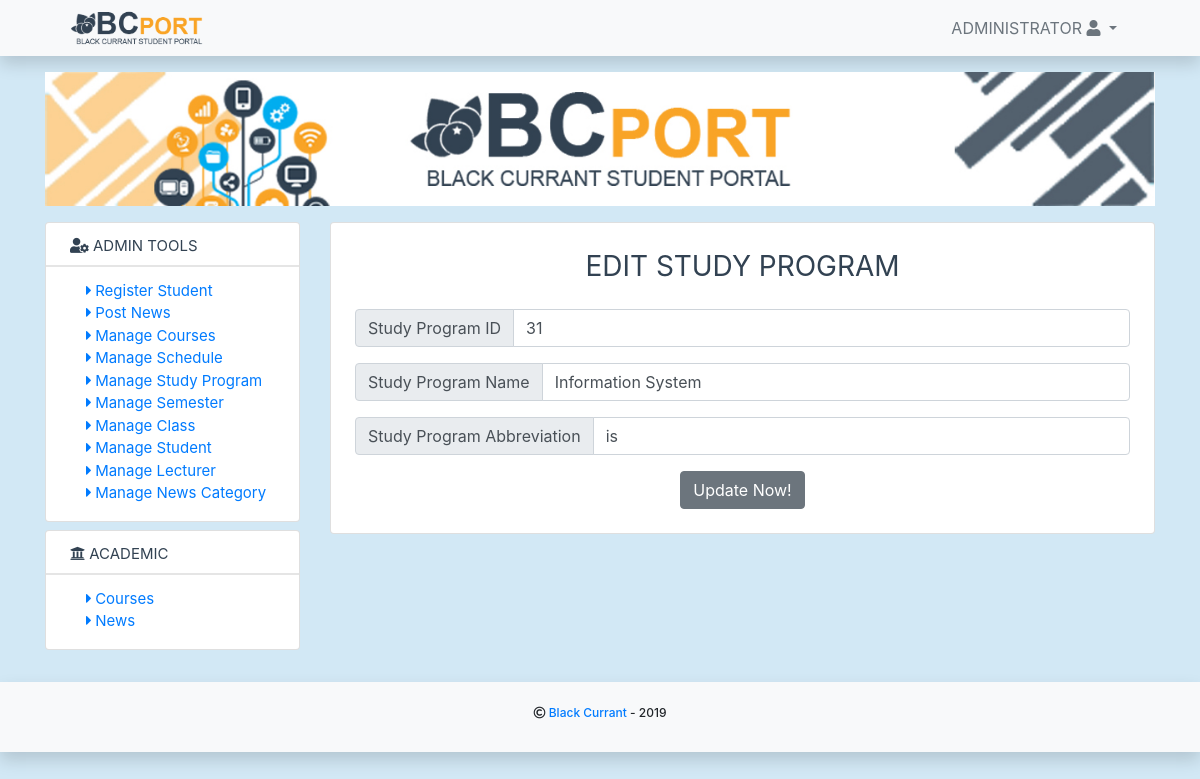
/index.php?page=editstudpro&id=1 (signed in), run on the app's committed database.
### tables this page shows
CREATE TABLE `tb_studyprogram` (
  `id` int(11) NOT NULL,
  `studyprogram_id` int(11) NOT NULL,
  `studyprogram` varchar(255) NOT NULL,
  `abbreviation` varchar(15) NOT NULL
);

### core/app/studyprogram.php (called while the page is built, shortened)
<?php
    function getStudyProgram($id) {
        global $connect;
        $sql = "SELECT * FROM tb_studyprogram WHERE id = '$id'";
        $query = $connect->query($sql);
        if ($query->num_rows > 0)
        {
            return $query;
        } else {
            return false;
        }
    }
?>

### pages/studyprogram/edit.php (the view, shortened to what this page needs)
<div class="text-center py-4 px-4">
	<h3 class="simple-text py-1">Edit Study Program</h3>
	<form action="" method="POST">
		<?php
			$id = $_GET['id'];
			$result = getStudyProgram($id);
			if ($result != false)
            {
              	while ($row = $result->fetch_assoc())
              	{
               		$studyprogram_id = $row['studyprogram_id'];
                	$studyprogram_name = $row['studyprogram'];
                	$abbr = $row['abbreviation'];
		 ?>
      	<div class="input-group mb-3">
        	<div class="input-group-prepend">
          		<label class="input-group-text" for="inputGroupSelect01">Study Program ID</label>
        	</div>
	    		<input type="text" class="form-control" name="studyprogram_id" placeholder="Enter Study Program ID" value="<?php echo $studyprogram_id; ?>">
      	</div>
      	<div class="input-group mb-3">
        	<div class="input-group-prepend">
          		<label class="input-group-text" for="inputGroupSelect01">Study Program Name</label>
        	</div>
	    		<input type="text" class="form-control" name="studyprogram_name" placeholder="Enter Study Program" value="<?php echo $studyprogram_name; ?>">
      	</div>
      	<div class="input-group mb-3">
        	<div class="input-group-prepend">
          		<label class="input-group-text" for="inputGroupSelect01">Study Program Abbreviation</label>
        	</div>
	    		<input type="text" class="form-control" name="abbr" placeholder="Enter Study Program Abbreviation" value="<?php echo $abbr; ?>">
      	</div>
		  	<?php
		  			}
		  		}
		  	 ?>
	  	<button type="submit" name="submit" class="btn btn-secondary">Update Now!</button>
	</form>
</div>

### assets/css/custom.css (style rules this page uses)
body { background-color: #d2e8f5; }
.simple-text { text-transform: uppercase; padding: 0.5rem 0; display: block; white-space: nowrap; color: #324252; text-decoration: none; font-weight: 400; line-height: 30px; overflow: hidden; }
* { -webkit-box-sizing: border-box; box-sizing: border-box; }
body { padding: 0; margin: 0; }

### data on the page
tb_studyprogram: studyprogram_id "31", studyprogram_name "Information System", abbr "is"

### other printed values
$userdata['name'] "ADMINISTRATOR"
